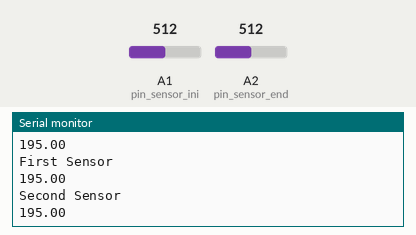
The sketch below on a simulated Arduino Uno, built with avr-gcc and run on an emulated ATmega328P. Parts: the last lines printed to the serial monitor. The test bench sets the inputs (shaded band); at power-on: A1 (pin_sensor_ini) = 512, A2 (pin_sensor_end) = 512.

Above: at 1.8 s.
1.9 s: A1 (pin_sensor_ini) set to 716
At 2.5 s:
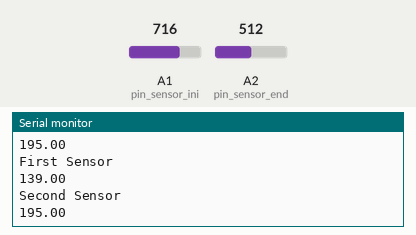
3.4 s: A2 (pin_sensor_end) set to 306
At 4.7 s:
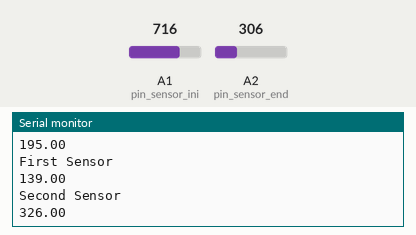
4.9 s: A1 (pin_sensor_ini) set to 900
At 5.8 s:
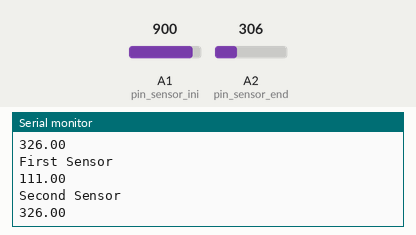
6.4 s: A2 (pin_sensor_end) set to 122
At 7.8 s:
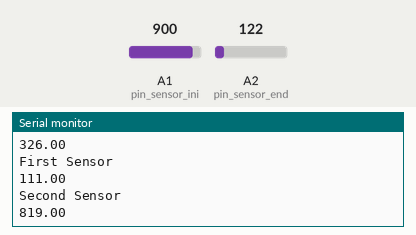
Timing chart, 0 to 8.9 s (numbered marks = the images above; inputs shaded):
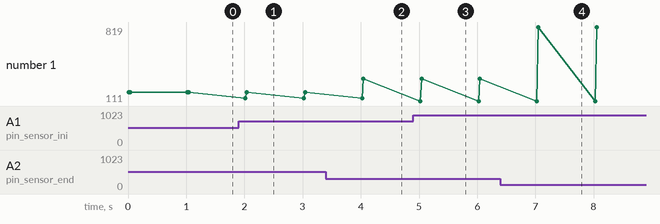

Measured:
- after the input at 1.9 s, the serial monitor: prints a new line after 0.12 s (image 1)
- after the input at 3.4 s, the serial monitor: prints a new line after 0.64 s (image 2)
- after the input at 4.9 s, the serial monitor: prints a new line after 0.12 s (image 3)
- after the input at 6.4 s, the serial monitor: prints a new line after 0.65 s (image 4)
- plotted number 1: 195 → 326 after the input at 3.4 s, 326 → 819 after the input at 6.4 s

The sketch:

calibration.ino
```cpp
int pin_sensor_ini = 1;
int pin_sensor_end = 2;

float ini_reading;
float end_reading;

void setup()
{
    Serial.begin(9600);
    pinMode (pin_sensor_ini, INPUT);
    pinMode (pin_sensor_end, INPUT);
}

void loop()
{
    ini_reading = 100000/analogRead(pin_sensor_ini);
    end_reading = 100000/analogRead(pin_sensor_end);

    Serial.println("First Sensor");
    Serial.println(ini_reading);

    Serial.println("Second Sensor");
    Serial.println(end_reading);

    delay (1000);
}
```
